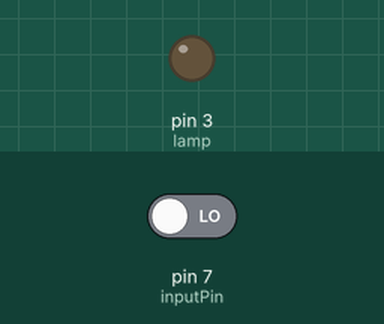
Bench run of a sketch on a simulated Arduino Uno, built with avr-gcc and run on an emulated ATmega328P. On the bench: output pins drawn as LEDs (lit = HIGH). The inputs (shaded band) are chosen by the test bench; at power-on: pin 7 (inputPin) LOW. What the sketch prints to the serial monitor is not drawn.

Above: at 1.2 s.
1.3 s: pin 7 (inputPin) driven HIGH
At 1.7 s:
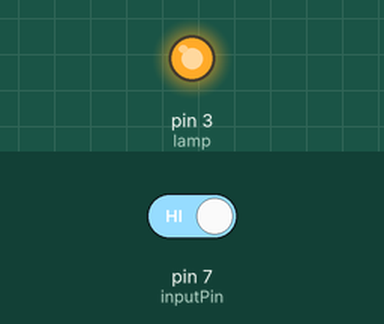
2.8 s: pin 7 (inputPin) driven LOW
At 4.1 s:
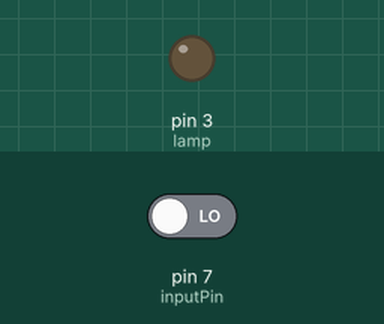
Timing chart, 0 to 5.8 s (numbered marks = the images above; inputs shaded):
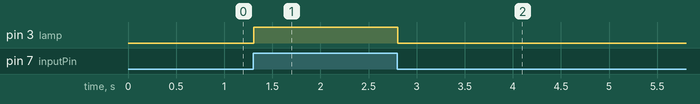

The sketch:

ok-Heater.ino
```cpp
int lamp = 3; // choose the pin for the RELAY
int inputPin = 7; // choose the input pin (for PIR sensor)
int val = 0; // variable for reading the pin status

void setup() {

pinMode(lamp, OUTPUT); // declare lamp as output
pinMode(inputPin, INPUT); // declare sensor as input
Serial.begin(9600);
}

void loop(){

val = digitalRead(inputPin); // read input value
Serial.println(val);
if( val== 1) {
digitalWrite(lamp,HIGH); // turn ON the lamp
} else {
digitalWrite(lamp,LOW); // turn OFF the lamp
}
}
```

Measured:
- after the input at 1.3 s, pin 3 (lamp): LOW → HIGH at once
- after the input at 2.8 s, pin 3 (lamp): HIGH → LOW at once
